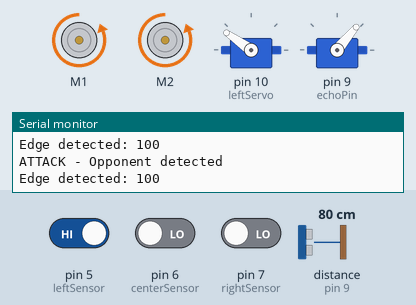
Recording of a sketch running on a simulated Arduino Uno, built with avr-gcc and run on an emulated ATmega328P. Parts: 2 × DC motor (green arrow = forward, orange = backward, longer = faster), 2 × servo, the last lines printed to the serial monitor. Wiring (inferred from the names in the program): ultrasonic range finder: trigger pin 8; echo pin 9. The test bench sets the inputs (shaded band); at power-on: distance to the obstacle (sensor on pin 9) 80 cm, pin 7 (rightSensor) LOW, pin 5 (leftSensor) HIGH, pin 6 (centerSensor) LOW. The echo pulse lasts 58.3 µs per cm; random numbers use the default seed unless the sketch sets one.

Above: at 4.2 s.
4.3 s: distance to the obstacle (sensor on pin 9) set to 120 cm
At 7.3 s:
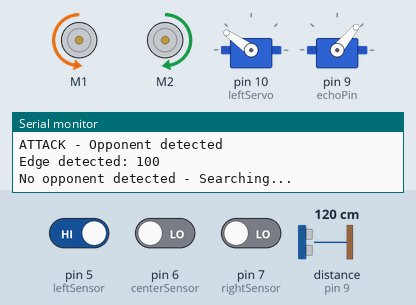
8.3 s: pin 7 (rightSensor) driven HIGH
12.5 s: distance to the obstacle (sensor on pin 9) set to 2 cm
15.2 s: distance to the obstacle (sensor on pin 9) set to 35 cm
At 15.6 s:
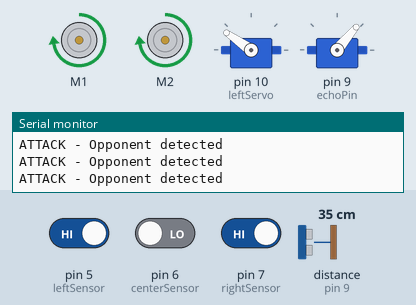
16.7 s: distance to the obstacle (sensor on pin 9) set to 60 cm
At 17.0 s:
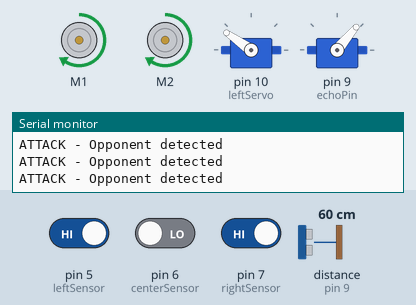
18.2 s: distance to the obstacle (sensor on pin 9) set to 4 cm
At 19.3 s:
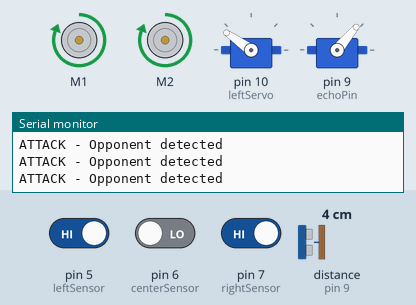
Timing chart, 0 to 20.7 s (numbered marks = the images above; inputs shaded):
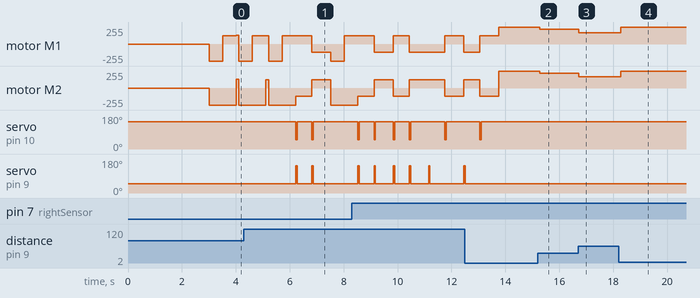

The sketch:

minisumoaimatador.ino
```cpp
#include <Wire.h>
#include <Adafruit_MotorShield.h>
#include "utility/Adafruit_MS_PWMServoDriver.h"
#include <Servo.h>

// Motor shield setup
Adafruit_MotorShield AFMS = Adafruit_MotorShield();
Adafruit_DCMotor *leftMotor = AFMS.getMotor(1);  // Left motor
Adafruit_DCMotor *rightMotor = AFMS.getMotor(2); // Right motor

// Servo setup for flags
Servo leftServo;
Servo rightServo;
#define position1 145
#define position2 50

// Pin definitions for sensors
#define leftSensor    5
#define centerSensor  6
#define rightSensor   7
#define echoPin       9
#define trigPin       8

// Constants
const int moveSpeed = 255;
const float factor = 0.5;
const int maximumRange = 80;
const int fullSpeedDistance = 20;
const int revDelay = 500;
const int attackDistance = 15;

long duration, distance;
bool opponentDetected = false;

void setup() {
  Serial.begin(9600);
  AFMS.begin();

  pinMode(leftSensor, INPUT);
  pinMode(centerSensor, INPUT);
  pinMode(rightSensor, INPUT);
  pinMode(trigPin, OUTPUT);
  pinMode(echoPin, INPUT);

  leftMotor->run(RELEASE);
  rightMotor->run(RELEASE);

  // Attach servos
  leftServo.attach(10);
  rightServo.attach(9);
  leftServo.write(position1);  // Default inward
  rightServo.write(position2);

  delay(3000);  // Initial delay

  // Set initial motor speeds
  leftMotor->setSpeed(moveSpeed * factor);
  rightMotor->setSpeed(moveSpeed * factor);
}

void loop() {
  int AINL = digitalRead(leftSensor);
  int AINC = digitalRead(centerSensor);
  int AINR = digitalRead(rightSensor);

  digitalWrite(trigPin, LOW);
  delayMicroseconds(2);
  digitalWrite(trigPin, HIGH);
  delayMicroseconds(10);
  digitalWrite(trigPin, LOW);
  duration = pulseIn(echoPin, HIGH);
  distance = duration / 58.2;

  opponentDetected = (distance <= maximumRange);

  // Edge detection logic
  if (!AINL && !AINC && !AINR) {
    Serial.println("Edge detected: 000");
    avoidEdge();
  } else if (AINL && AINC && !AINR) {
    Serial.println("Edge detected: 110");
    avoidEdge();
  } else if (!AINL && AINC && AINR) {
    Serial.println("Edge detected: 011");
    avoidEdge();
  } else if (AINL && !AINC && !AINR) {
    Serial.println("Edge detected: 100");
    avoidEdge();
  } else if (!AINL && !AINC && AINR) {
    Serial.println("Edge detected: 001");
    avoidEdge();
  }

  // Opponent behavior
  if (opponentDetected) {
    attackOpponent();
  } else {
    searchForOpponent();
  }

  delay(100);
}

void avoidEdge() {
  leftMotor->setSpeed(moveSpeed);
  rightMotor->setSpeed(moveSpeed);
  leftMotor->run(BACKWARD);
  rightMotor->run(BACKWARD);
  delay(revDelay);

  leftMotor->setSpeed(moveSpeed * factor);
  rightMotor->setSpeed(moveSpeed);
  leftMotor->run(FORWARD);
  rightMotor->run(BACKWARD);
  delay(500);
}

void attackOpponent() {
  Serial.println("ATTACK - Opponent detected");

  float attackFactor;
  if (distance <= fullSpeedDistance) {
    attackFactor = 1.0;
  } else {
    attackFactor = 1.0 - ((float)(distance - fullSpeedDistance) / (maximumRange - fullSpeedDistance)) * 0.5;
    attackFactor = constrain(attackFactor, 0.5, 1.0);
  }

  int attackSpeed = moveSpeed * attackFactor;
  leftMotor->setSpeed(attackSpeed);
  rightMotor->setSpeed(attackSpeed);
  leftMotor->run(FORWARD);
  rightMotor->run(FORWARD);
}

void searchForOpponent() {
  Serial.println("No opponent detected - Searching...");

  int moveDecision = random(0, 2);

  if (moveDecision == 0) {
    // Zigzag left (back left, forward right)
    leftMotor->setSpeed(moveSpeed * factor);
    rightMotor->setSpeed(moveSpeed * factor);
    leftMotor->run(BACKWARD);
    rightMotor->run(FORWARD);

    // Swoosh right flag (as we’re turning left)
    rightServo.write(position1);
    delay(50);
    rightServo.write(position2);
    delay(50);

    delay(500);

    // Zigzag right (forward left, back right)
    leftMotor->run(FORWARD);
    rightMotor->run(BACKWARD);

    // Swoosh left flag (as we’re turning right)
    leftServo.write(position2);
    delay(50);
    leftServo.write(position1);
    delay(50);

    delay(500);
  } else {
    // Spin in place (left forward, right backward)
    leftMotor->setSpeed(moveSpeed * factor);
    rightMotor->setSpeed(moveSpeed * factor);
    leftMotor->run(FORWARD);
    rightMotor->run(BACKWARD);

    // Swoosh both flags
    leftServo.write(position2);
    rightServo.write(position1);
    delay(50);
    leftServo.write(position1);
    rightServo.write(position2);
    delay(50);

    delay(500);

    // Spin the other way
    leftMotor->run(BACKWARD);
    rightMotor->run(FORWARD);

    // Swoosh both again
    leftServo.write(position2);
    rightServo.write(position1);
    delay(50);
    leftServo.write(position1);
    rightServo.write(position2);
    delay(50);

    delay(500);
  }
}
```

Measured:
- after the input at 4.3 s, servo on pin 10 (leftServo): alternates 145° for 0.55 s and 50° for 0.05 s, 4 changes in all, then stays 145°, starting after 1.9 s; servo on pin 9 (echoPin): alternates 145° for 0.05 s and 50° for 0.55 s, 4 changes in all, then stays 50°, starting after 1.9 s
- after the input at 15.2 s, motor M1, motor M2: forward 255/255 → forward 225/255 after 0.08 s
- after the input at 16.7 s, motor M1, motor M2: forward 225/255 → forward 172/255 at once
- after the input at 18.2 s, motor M1, motor M2: forward 172/255 → forward 255/255 after 0.08 s
